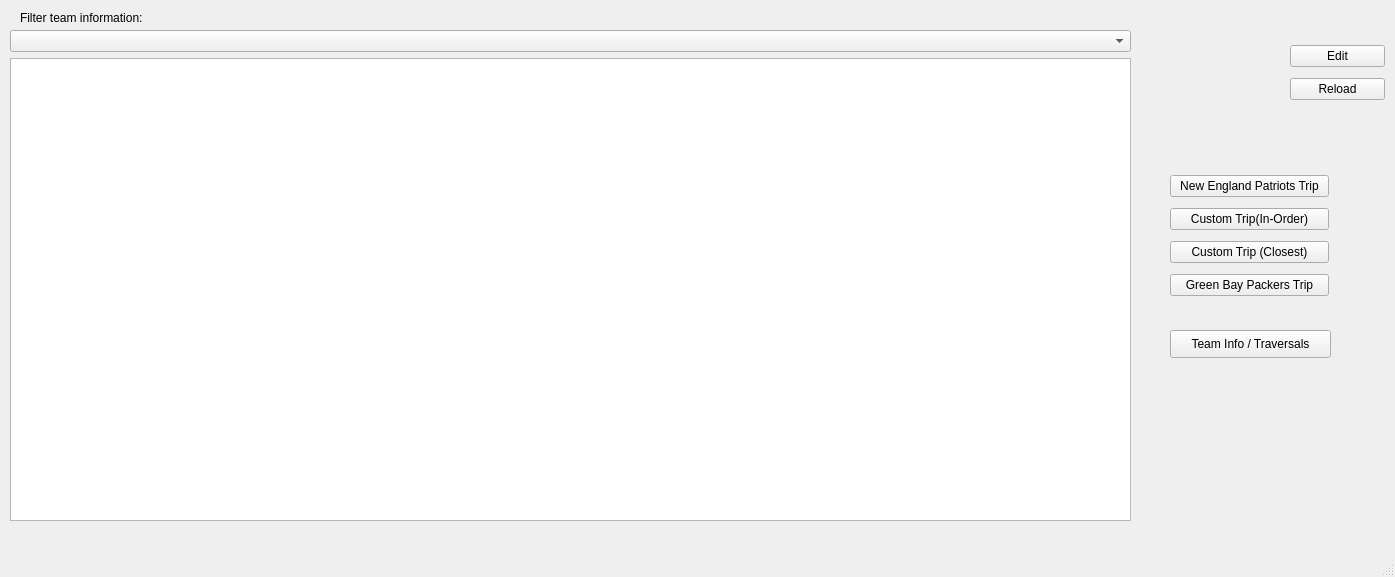
<?xml version="1.0" encoding="UTF-8"?>
<ui version="4.0">
 <class>MainWindow</class>
 <widget class="QMainWindow" name="MainWindow">
  <property name="geometry">
   <rect>
    <x>0</x>
    <y>0</y>
    <width>1395</width>
    <height>577</height>
   </rect>
  </property>
  <property name="windowTitle">
   <string>MainWindow</string>
  </property>
  <widget class="QWidget" name="centralwidget">
   <widget class="QListWidget" name="totalDistance">
    <property name="geometry">
     <rect>
      <x>920</x>
      <y>1000</y>
      <width>171</width>
      <height>31</height>
     </rect>
    </property>
   </widget>
   <widget class="QWidget" name="layoutWidget_2">
    <property name="geometry">
     <rect>
      <x>10</x>
      <y>30</y>
      <width>1121</width>
      <height>491</height>
     </rect>
    </property>
    <layout class="QVBoxLayout" name="verticalLayout_3">
     <item>
      <widget class="QComboBox" name="comboBoxTraversals_2"/>
     </item>
     <item>
      <widget class="QListWidget" name="listWidget_3"/>
     </item>
    </layout>
   </widget>
   <widget class="QLabel" name="label">
    <property name="geometry">
     <rect>
      <x>20</x>
      <y>10</y>
      <width>141</width>
      <height>16</height>
     </rect>
    </property>
    <property name="text">
     <string>Filter team information:</string>
    </property>
   </widget>
   <widget class="QPushButton" name="pushButton_4">
    <property name="geometry">
     <rect>
      <x>1170</x>
      <y>330</y>
      <width>161</width>
      <height>28</height>
     </rect>
    </property>
    <property name="text">
     <string>Team Info / Traversals</string>
    </property>
   </widget>
   <widget class="QWidget" name="">
    <property name="geometry">
     <rect>
      <x>1170</x>
      <y>170</y>
      <width>159</width>
      <height>135</height>
     </rect>
    </property>
    <layout class="QVBoxLayout" name="verticalLayout">
     <item>
      <widget class="QPushButton" name="pushButton_5">
       <property name="text">
        <string>New England Patriots Trip</string>
       </property>
      </widget>
     </item>
     <item>
      <widget class="QPushButton" name="pushButton">
       <property name="text">
        <string>Custom Trip(In-Order)</string>
       </property>
      </widget>
     </item>
     <item>
      <widget class="QPushButton" name="pushButton_6">
       <property name="text">
        <string>Custom Trip (Closest)</string>
       </property>
      </widget>
     </item>
     <item>
      <widget class="QPushButton" name="pushButton_2">
       <property name="text">
        <string>Green Bay Packers Trip</string>
       </property>
      </widget>
     </item>
    </layout>
   </widget>
   <widget class="QWidget" name="">
    <property name="geometry">
     <rect>
      <x>1290</x>
      <y>40</y>
      <width>95</width>
      <height>65</height>
     </rect>
    </property>
    <layout class="QVBoxLayout" name="verticalLayout_6">
     <item>
      <widget class="QPushButton" name="Edit_button">
       <property name="text">
        <string>Edit</string>
       </property>
      </widget>
     </item>
     <item>
      <widget class="QPushButton" name="pushButton_3">
       <property name="text">
        <string>Reload</string>
       </property>
      </widget>
     </item>
    </layout>
   </widget>
  </widget>
  <widget class="QMenuBar" name="menubar">
   <property name="geometry">
    <rect>
     <x>0</x>
     <y>0</y>
     <width>1395</width>
     <height>26</height>
    </rect>
   </property>
  </widget>
  <widget class="QStatusBar" name="statusbar"/>
 </widget>
 <resources/>
 <connections/>
</ui>
